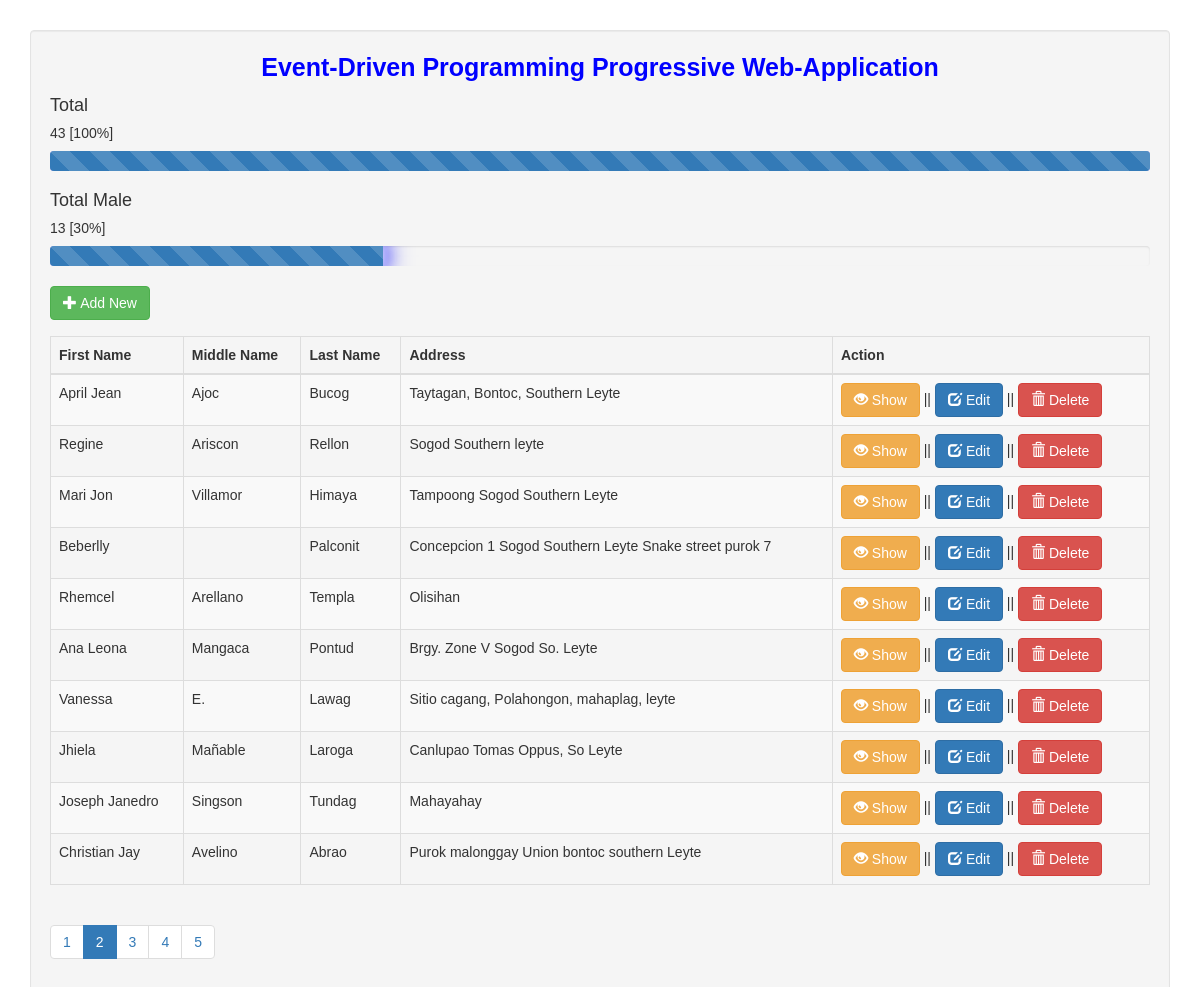
The app's page /index.php?page=2 with its own data.
### tables this page shows
CREATE TABLE `user` (
  `userid` int(11) NOT NULL,
  `firstname` varchar(30) NOT NULL,
  `middlename` varchar(255) NOT NULL,
  `lastname` varchar(30) NOT NULL,
  `birthdate` varchar(255) NOT NULL,
  `age` int(2) NOT NULL,
  `address` varchar(100) NOT NULL,
  `contact_no` bigint(12) NOT NULL,
  `civil_stat` varchar(255) NOT NULL,
  `gender` varchar(12) NOT NULL,
  `education_level` varchar(255) NOT NULL
);

### fetch.php (called while the page is built, shortened)
<?php
include('conn.php');
$total_users_query = mysqli_query($conn, "SELECT COUNT(*) as total_users FROM `user`");
$total_users_data = mysqli_fetch_assoc($total_users_query);
$total_users = $total_users_data['total_users'];
$male_users_query = mysqli_query($conn, "SELECT COUNT(*) as male_users FROM `user` WHERE gender = 'Male'");
$male_users_data = mysqli_fetch_assoc($male_users_query);
$male_users = $male_users_data['male_users'];
?>

### index.php (shortened to what this page needs)
<?php
include('fetch.php');
?>
<!DOCTYPE html>
<html lang="en">
<head>
    <link rel="stylesheet" href="https://maxcdn.bootstrapcdn.com/bootstrap/3.3.6/css/bootstrap.min.css" />
    <link rel="stylesheet" href="style.css">
    <link rel="stylesheet" href="https://cdnjs.cloudflare.com/ajax/libs/animate.css/4.1.1/animate.min.css"/>
</head>
<body>
    <div class="container">
        <div style="height:30px;"></div>
        <div class="well" style="margin:auto; padding:auto; width:auto;">
            <span style="font-size:25px; color:blue">
                <center class="animate__animated animate__pulse animate__infinite infinite">
                    <strong>Event-Driven Programming Progressive Web-Application</strong>
                </center>
            </span>
					<div class="card-columns">
						<div class="card">
							<div class="card-header"><h4>Total</h4></div>
							<div class="card-body">
								<h5 class="card-title"><?php echo $total_users; ?> [<?php echo round(($total_users / $total_users) * 100) . '%'; ?>]	</h5>
								<div class="progress">
									<div class="progress-bar bg-success progress-bar-striped animated glow rounded-pill" role="progressbar" style="width: <?php echo ($total_users / $total_users) * 100; ?>%" aria-valuenow="<?php echo ($total_users / $total_users) * 100; ?>" aria-valuemin="0" aria-valuemax="100"></div>
								</div>
							</div>
						</div>
						<div class="card">
							<div class="card-header"><h4>Total Male</h4></div>
							<div class="card-body">
								<h5 class="card-title"><?php echo $male_users; ?> [<?php echo round(($male_users / $total_users) * 100) . '%'; ?>]</h5>
								<div class="progress">
									<div class="progress-bar bg-success progress-bar-striped animated glow rounded-pill" role="progressbar" style="width: <?php echo ($male_users / $total_users) * 100; ?>%" aria-valuenow="<?php echo ($male_users / $total_users) * 100; ?>" aria-valuemin="0" aria-valuemax="100"></div>
								</div>
							</div>
						</div>
					</div>
			<span class="pull-left animate__animated animate__bounce">
                <a href="#addnew" data-toggle="modal" class="btn btn-success">
                    <span class="glyphicon glyphicon-plus"></span> Add New
                </a>
            </span>
            <div style="height:50px;"></div>
            <table class="table table-striped table-bordered table-hover">
                <thead>
                    <th>First Name</th>
                    <th>Middle Name</th>
                    <th>Last Name</th>
                    <th>Address</th>
                    <th>Action</th>
                </thead>
                <tbody>
                <?php
                    include('conn.php');
                    $limit = 10;
                    $page = isset($_GET['page']) ? $_GET['page'] : 1;
                    $start = ($page - 1) * $limit;
                    $query = mysqli_query($conn, "SELECT * FROM `user` LIMIT $start, $limit");
                    while ($row = mysqli_fetch_array($query)) {
                        ?>
                        <tr>
                            <td><?php echo ucwords($row['firstname']); ?></td>
                            <td><?php echo ucwords($row['middlename']); ?></td>
                            <td><?php echo ucwords($row['lastname']); ?></td>
                            <td><?php echo $row['address']; ?></td>
                            <td>
                                <a href="#show_info<?php echo $row['userid']; ?>" data-toggle="modal" class="btn btn-warning">
                                    <span class="glyphicon glyphicon-eye-open animate__animated animate__rubberBand animate__infinite infinite"></span> Show
                                </a> ||
                                <a href="#edit<?php echo $row['userid']; ?>" data-toggle="modal" class="btn btn-primary animate__animated animate__jackInTheBox btn-edit">
                                    <span class="glyphicon glyphicon-edit animate__animated animate__swing animate__infinite infinite"></span> Edit
                                </a> ||
                                <a href="#del<?php echo $row['userid']; ?>" data-toggle="modal" class="btn btn-danger animate__animated animate__headShake animate__infinite infinite">
                                    <span class="glyphicon glyphicon-trash"></span> Delete
                                </a>
                            </td>
                        </tr>
                        <?php
                    }
                ?>
                </tbody>
            </table>
            <ul class="pagination">
                <?php
                    $result_db = mysqli_query($conn, "SELECT COUNT(userid) FROM user");
                    $row_db = mysqli_fetch_row($result_db);
                    $total_records = $row_db[0];
                    $total_pages = ceil($total_records / $limit);
                    for ($i = 1; $i <= $total_pages; $i++) {
                        $active = ($i == $page) ? "active" : "";
                        echo "<li class='page-item $active'><a class='page-link' href='index.php?page=" . $i . "'>" . $i . "</a></li>";
                    }
                ?>
            </ul>
        </div>
    </div>
</body>
</html>

### style.css (style rules this page uses)
body { font-family: 'Poppins', sans-serif; }

### index.php (style rules this page uses)
.progress-bar-striped.animated { background-size: 40px 40px; animation: moveStripes 1s linear infinite; }
.glow { box-shadow: 0 0 10px , 0 0 20px #0000ff, 0 0 30px #0000ff; }

### records on screen
user: firstname "April Jean", middlename "Ajoc", lastname "Bucog", address "Taytagan, Bontoc, Southern Leyte"
user: firstname "Regine", middlename "Ariscon", lastname "Rellon", address "Sogod Southern leyte"
user: firstname "Mari Jon", middlename "Villamor", lastname "Himaya", address "Tampoong Sogod Southern Leyte"
user: firstname "Beberlly", lastname "Palconit", address "Concepcion 1 Sogod Southern Leyte Snake street purok 7"
user: firstname "Rhemcel", middlename "Arellano", lastname "Templa", address "Olisihan"
user: firstname "Ana Leona", middlename "Mangaca", lastname "Pontud", address "Brgy. Zone V Sogod So. Leyte"
user: firstname "Vanessa", middlename "E.", lastname "Lawag", address "Sitio cagang, Polahongon, mahaplag, leyte"
user: firstname "Jhiela", middlename "Mañable", lastname "Laroga", address "Canlupao Tomas Oppus, So Leyte"
user: firstname "Joseph Janedro", middlename "Singson", lastname "Tundag", address "Mahayahay"
user: firstname "Christian Jay", middlename "Avelino", lastname "Abrao", address "Purok malonggay Union bontoc southern Leyte"

### other values on screen
$total_users "43"
$male_users "13"
